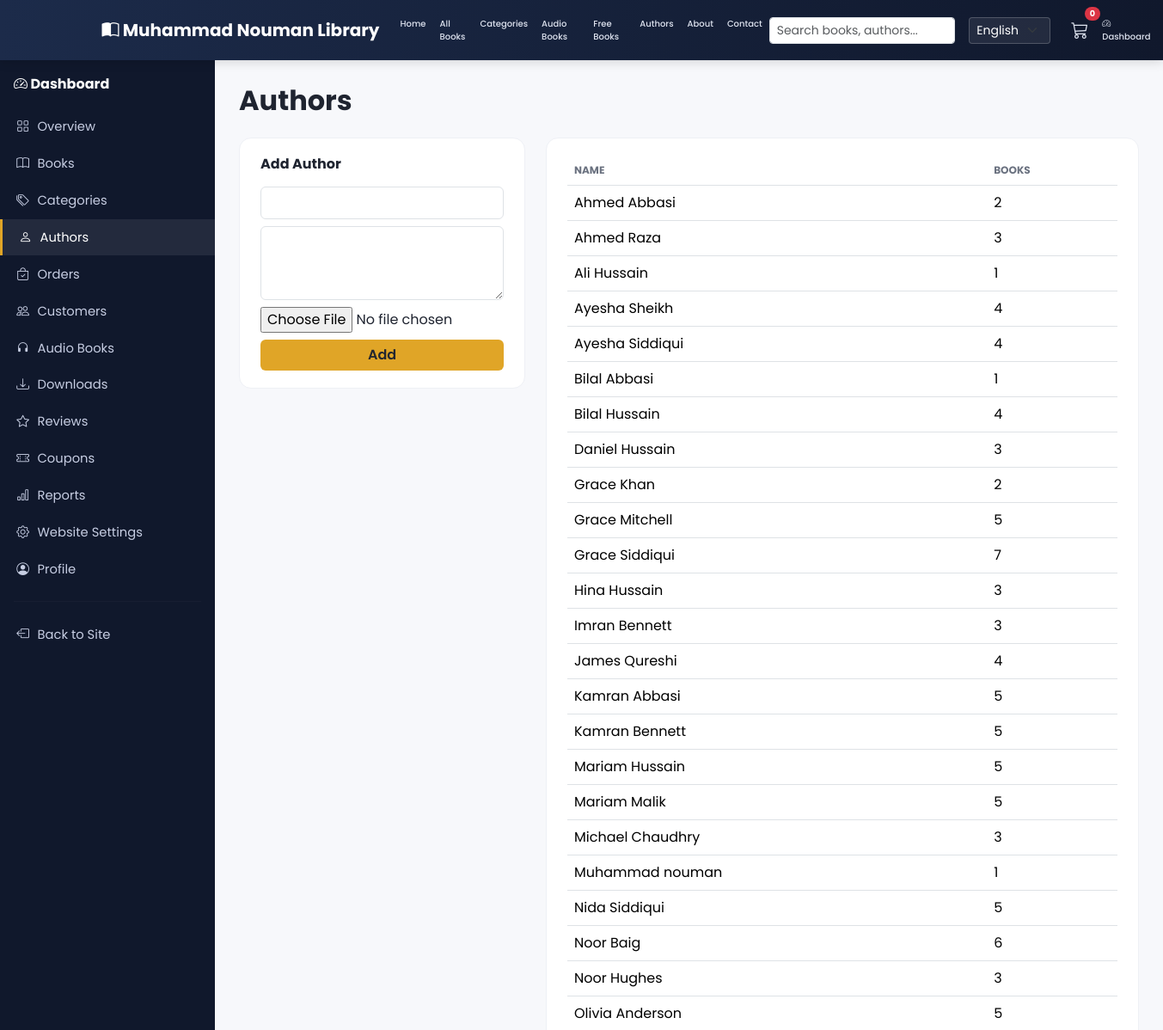
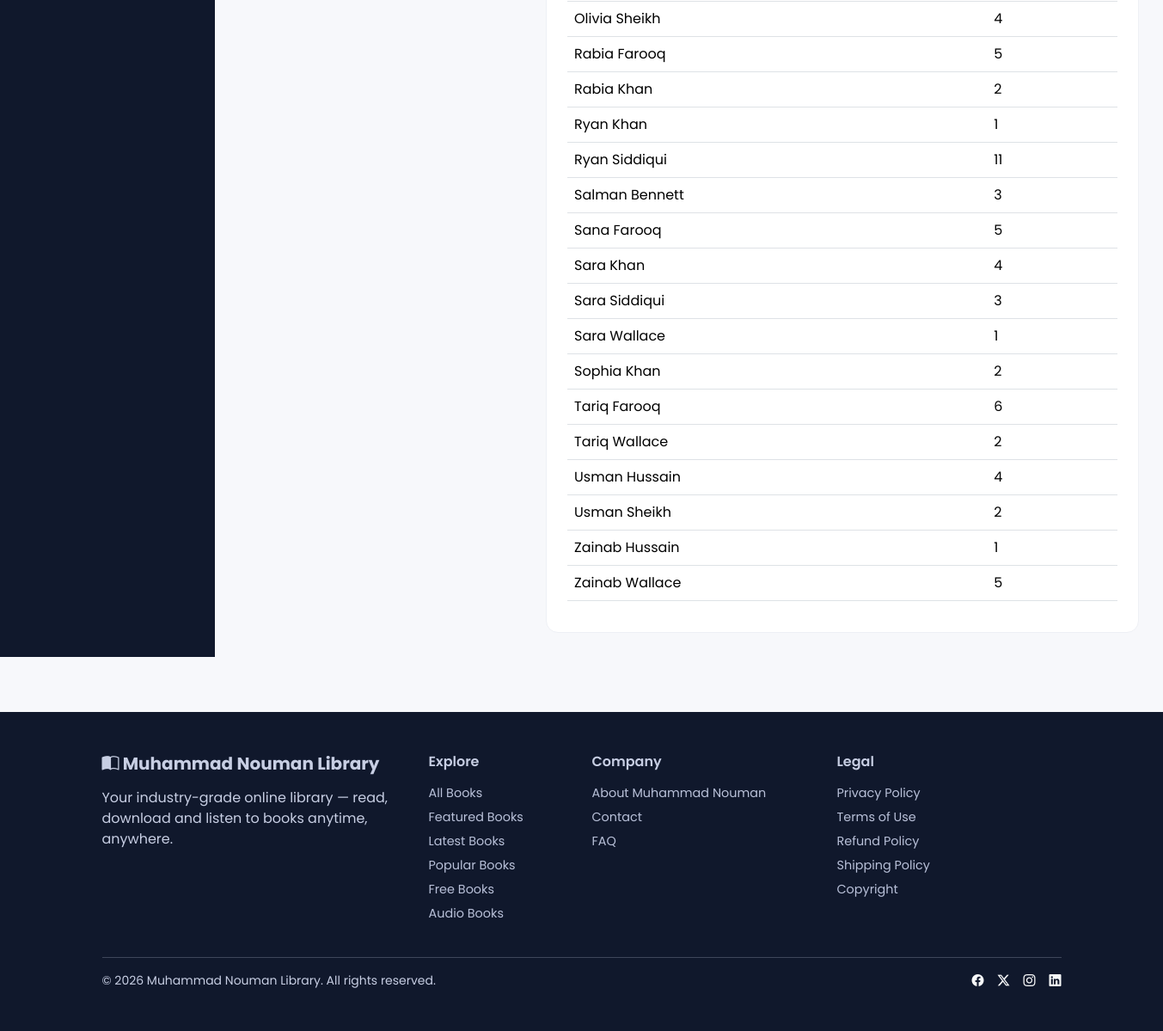
Screenshot of /dashboard/authors/ (signed in) with the database file from the repository (2 pictures, top to bottom).
### apps/books/models.py (models this page shows, shortened)
class Author(models.Model):
    name = models.CharField(max_length=150)
    slug = models.SlugField(max_length=170, unique=True, blank=True)
    bio = models.TextField(blank=True)
    photo = models.ImageField(upload_to='authors/', blank=True, null=True)
    class Meta:
        ordering = ['name']

### apps/dashboard/views.py (the view)
# urls.py: path('authors/', views.author_list, name='author_list'),
@staff_required
def author_list(request):
    authors = Author.objects.annotate(n_books=Count('books')).order_by('name')
    form = AuthorForm()
    return render(request, 'dashboard/author_list.html', {'authors': authors, 'form': form})

### apps/dashboard/forms.py
class AuthorForm(forms.ModelForm):
    class Meta:
        model = Author
        fields = ['name', 'bio', 'photo']
        widgets = {
            'name': forms.TextInput(attrs={'class': TEXT}),
            'bio': forms.Textarea(attrs={'class': TEXT, 'rows': 3}),
        }

### apps/categories/context_processors.py (called while the page is built)
def category_menu(request):
    categories = Category.objects.filter(is_active=True).order_by('name')
    return {'nav_categories': categories}

### apps/core/context_processors.py (called while the page is built)
def site_settings(request):
    return {
        'SITE_NAME': settings.SITE_NAME,
        'CURRENCY': settings.CURRENCY,
    }

### apps/dashboard/views.py (called while the page is built)
def staff_required(view_func):
    @wraps(view_func)
    @login_required
    def _wrapped(request, *args, **kwargs):
        if not request.user.is_staff:
            messages.error(request, "You don't have access to the dashboard.")
            return redirect('core:home')
        return view_func(request, *args, **kwargs)
    return _wrapped

### apps/orders/cart.py (called while the page is built)
    def __len__(self):
        return sum(item['quantity'] for item in self.cart.values())

    def get_total_price(self):
        return sum(Decimal(item['price']) * item['quantity'] for item in self.cart.values())

### apps/orders/context_processors.py (called while the page is built)
def cart_summary(request):
    cart = getattr(request, 'cart', None)
    if cart is None:
        return {'cart_count': 0, 'cart_total': 0}
    return {'cart_count': len(cart), 'cart_total': cart.get_total_price()}

### templates/dashboard/author_list.html (shortened to what this page needs)
{% extends "dashboard/base.html" %}
{% load i18n %}
{% block dash_content %}
<h2 class="fw-bold mb-4">{% trans "Authors" %}</h2>
<div class="row g-4">
  <div class="col-lg-4">
    <div class="dash-card">
      <h6 class="fw-bold mb-3">{% trans "Add Author" %}</h6>
      <form method="post" action="{% url 'dashboard:author_add' %}" enctype="multipart/form-data">
        <div class="mb-2">{{ form.name }}</div>
        <div class="mb-2">{{ form.bio }}</div>
        <div class="mb-2">{{ form.photo }}</div>
        <button class="btn mnl-btn-accent w-100" type="submit">{% trans "Add" %}</button>
      </form>
    </div>
  </div>
  <div class="col-lg-8">
    <div class="dash-card">
      <table class="table dash-table">
        <thead><tr><th>{% trans "Name" %}</th><th>{% trans "Books" %}</th></tr></thead>
        <tbody>
          {% for a in authors %}
          <tr><td>{{ a.name }}</td><td>{{ a.n_books }}</td></tr>
          {% endfor %}
        </tbody>
      </table>
    </div>
  </div>
</div>
{% endblock %}

### static/css/style.css (style rules this page uses)
:root { --mnl-primary: #1c2b4a; --mnl-primary-dark: #10182c; --mnl-accent: #e0a527; --mnl-accent-dark: #c78f1c; --mnl-bg: #f7f8fb; --mnl-card: #ffffff; --mnl-text: #1f2430; --mnl-muted: #6b7280; --radius: 14px; }
body { font-family: 'Poppins', system-ui, sans-serif; background: var(--mnl-bg); color: var(--mnl-text); }
.mnl-btn-accent { background: var(--mnl-accent); color: #23262f; font-weight: 600; border: none; }
.dash-card { background: #fff; border-radius: 14px; padding: 1.25rem 1.5rem; border: 1px solid #eef0f5; }
.dash-table thead th { color: var(--mnl-muted); font-size: .75rem; text-transform: uppercase; border-bottom-width: 1px; }

### rows the page displays
Author: name "Ahmed Abbasi", n_books "2"
Author: name "Ahmed Raza", n_books "3"
Author: name "Ali Hussain", n_books "1"
Author: name "Ayesha Sheikh", n_books "4"
Author: name "Ayesha Siddiqui", n_books "4"
Author: name "Bilal Abbasi", n_books "1"
Author: name "Bilal Hussain", n_books "4"
Author: name "Daniel Hussain", n_books "3"
Author: name "Grace Khan", n_books "2"
Author: name "Grace Mitchell", n_books "5"
Author: name "Grace Siddiqui", n_books "7"
Author: name "Hina Hussain", n_books "3"
Author: name "Imran Bennett", n_books "3"
Author: name "James Qureshi", n_books "4"
Author: name "Kamran Abbasi", n_books "5"
Author: name "Kamran Bennett", n_books "5"
Author: name "Mariam Hussain", n_books "5"
Author: name "Mariam Malik", n_books "5"
Author: name "Michael Chaudhry", n_books "3"
Author: name "Muhammad nouman", n_books "1"
Author: name "Nida Siddiqui", n_books "5"
Author: name "Noor Baig", n_books "6"
Author: name "Noor Hughes", n_books "3"
Author: name "Olivia Anderson", n_books "5"
Author: name "Olivia Sheikh", n_books "4"
Author: name "Rabia Farooq", n_books "5"
Author: name "Rabia Khan", n_books "2"
Author: name "Ryan Khan", n_books "1"
Author: name "Ryan Siddiqui", n_books "11"
Author: name "Salman Bennett", n_books "3"
Author: name "Sana Farooq", n_books "5"
Author: name "Sara Khan", n_books "4"
Author: name "Sara Siddiqui", n_books "3"
Author: name "Sara Wallace", n_books "1"
Author: name "Sophia Khan", n_books "2"
Author: name "Tariq Farooq", n_books "6"
Author: name "Tariq Wallace", n_books "2"
Author: name "Usman Hussain", n_books "4"
Author: name "Usman Sheikh", n_books "2"
Author: name "Zainab Hussain", n_books "1"
Author: name "Zainab Wallace", n_books "5"

### other values shown
{{ SITE_NAME }} "Muhammad Nouman Library"
{{ cart_count }} "0"
form field language "English"
